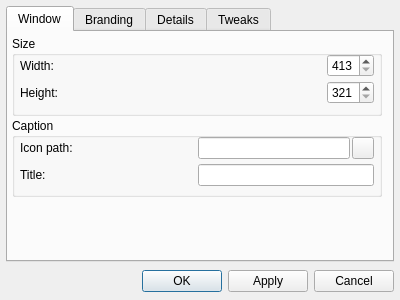
<?xml version="1.0" encoding="UTF-8"?>
<ui version="4.0">
 <class>CustomizeDlg</class>
 <widget class="QDialog" name="CustomizeDlg">
  <property name="windowModality">
   <enum>Qt::WindowModality::ApplicationModal</enum>
  </property>
  <property name="geometry">
   <rect>
    <x>0</x>
    <y>0</y>
    <width>400</width>
    <height>300</height>
   </rect>
  </property>
  <property name="minimumSize">
   <size>
    <width>400</width>
    <height>300</height>
   </size>
  </property>
  <property name="maximumSize">
   <size>
    <width>400</width>
    <height>300</height>
   </size>
  </property>
  <property name="windowTitle">
   <string>Customize Linver</string>
  </property>
  <property name="sizeGripEnabled">
   <bool>false</bool>
  </property>
  <property name="modal">
   <bool>false</bool>
  </property>
  <widget class="QTabWidget" name="tabWidget">
   <property name="geometry">
    <rect>
     <x>6</x>
     <y>6</y>
     <width>388</width>
     <height>256</height>
    </rect>
   </property>
   <property name="currentIndex">
    <number>0</number>
   </property>
   <widget class="QWidget" name="window">
    <attribute name="title">
     <string>Window</string>
    </attribute>
    <widget class="QWidget" name="verticalLayoutWidget">
     <property name="geometry">
      <rect>
       <x>0</x>
       <y>0</y>
       <width>378</width>
       <height>222</height>
      </rect>
     </property>
     <layout class="QVBoxLayout" name="verticalLayout">
      <property name="spacing">
       <number>2</number>
      </property>
      <property name="leftMargin">
       <number>4</number>
      </property>
      <property name="topMargin">
       <number>4</number>
      </property>
      <property name="rightMargin">
       <number>4</number>
      </property>
      <property name="bottomMargin">
       <number>4</number>
      </property>
      <item>
       <widget class="QGroupBox" name="groupBox">
        <property name="minimumSize">
         <size>
          <width>0</width>
          <height>80</height>
         </size>
        </property>
        <property name="title">
         <string>Size</string>
        </property>
        <property name="flat">
         <bool>false</bool>
        </property>
        <property name="checkable">
         <bool>false</bool>
        </property>
        <widget class="QWidget" name="verticalLayoutWidget_4">
         <property name="geometry">
          <rect>
           <x>6</x>
           <y>14</y>
           <width>358</width>
           <height>58</height>
          </rect>
         </property>
         <layout class="QVBoxLayout" name="verticalLayout_6">
          <property name="spacing">
           <number>2</number>
          </property>
          <property name="leftMargin">
           <number>2</number>
          </property>
          <property name="topMargin">
           <number>2</number>
          </property>
          <property name="rightMargin">
           <number>2</number>
          </property>
          <property name="bottomMargin">
           <number>2</number>
          </property>
          <item>
           <layout class="QHBoxLayout" name="horizontalLayout" stretch="1,0">
            <item>
             <widget class="QLabel" name="label">
              <property name="text">
               <string>Width:</string>
              </property>
             </widget>
            </item>
            <item>
             <widget class="QSpinBox" name="widthBox">
              <property name="suffix">
               <string extracomment="Maximum: 500"/>
              </property>
              <property name="minimum">
               <number>413</number>
              </property>
              <property name="maximum">
               <number>500</number>
              </property>
              <property name="singleStep">
               <number>5</number>
              </property>
             </widget>
            </item>
           </layout>
          </item>
          <item>
           <layout class="QHBoxLayout" name="horizontalLayout_2" stretch="1,0">
            <item>
             <widget class="QLabel" name="label_2">
              <property name="text">
               <string>Height:</string>
              </property>
             </widget>
            </item>
            <item>
             <widget class="QSpinBox" name="heightBox">
              <property name="suffix">
               <string extracomment="Maximum: 500"/>
              </property>
              <property name="minimum">
               <number>321</number>
              </property>
              <property name="maximum">
               <number>500</number>
              </property>
              <property name="singleStep">
               <number>5</number>
              </property>
             </widget>
            </item>
           </layout>
          </item>
         </layout>
        </widget>
       </widget>
      </item>
      <item>
       <widget class="QGroupBox" name="groupBox_2">
        <property name="minimumSize">
         <size>
          <width>0</width>
          <height>79</height>
         </size>
        </property>
        <property name="title">
         <string>Caption</string>
        </property>
        <property name="flat">
         <bool>false</bool>
        </property>
        <property name="checkable">
         <bool>false</bool>
        </property>
        <widget class="QWidget" name="verticalLayoutWidget_5">
         <property name="geometry">
          <rect>
           <x>6</x>
           <y>14</y>
           <width>358</width>
           <height>60</height>
          </rect>
         </property>
         <layout class="QVBoxLayout" name="verticalLayout_7">
          <property name="spacing">
           <number>2</number>
          </property>
          <property name="leftMargin">
           <number>2</number>
          </property>
          <property name="topMargin">
           <number>2</number>
          </property>
          <property name="rightMargin">
           <number>2</number>
          </property>
          <property name="bottomMargin">
           <number>2</number>
          </property>
          <item>
           <layout class="QHBoxLayout" name="horizontalLayout_3" stretch="1,1">
            <item>
             <widget class="QLabel" name="label_3">
              <property name="text">
               <string>Icon path:</string>
              </property>
             </widget>
            </item>
            <item>
             <layout class="QHBoxLayout" name="horizontalLayout_5">
              <property name="spacing">
               <number>2</number>
              </property>
              <item>
               <widget class="QLineEdit" name="iconField"/>
              </item>
              <item>
               <widget class="QPushButton" name="fileBtn">
                <property name="minimumSize">
                 <size>
                  <width>22</width>
                  <height>0</height>
                 </size>
                </property>
                <property name="maximumSize">
                 <size>
                  <width>22</width>
                  <height>16777215</height>
                 </size>
                </property>
                <property name="text">
                 <string/>
                </property>
                <property name="icon">
                 <iconset theme="QIcon::ThemeIcon::DocumentOpen"/>
                </property>
                <property name="autoDefault">
                 <bool>false</bool>
                </property>
               </widget>
              </item>
             </layout>
            </item>
           </layout>
          </item>
          <item>
           <layout class="QHBoxLayout" name="horizontalLayout_4" stretch="1,1">
            <item>
             <widget class="QLabel" name="label_4">
              <property name="text">
               <string>Title:</string>
              </property>
             </widget>
            </item>
            <item>
             <widget class="QLineEdit" name="titleField"/>
            </item>
           </layout>
          </item>
         </layout>
        </widget>
       </widget>
      </item>
      <item>
       <spacer name="verticalSpacer">
        <property name="orientation">
         <enum>Qt::Orientation::Vertical</enum>
        </property>
        <property name="sizeHint" stdset="0">
         <size>
          <width>20</width>
          <height>40</height>
         </size>
        </property>
       </spacer>
      </item>
     </layout>
    </widget>
   </widget>
   <widget class="QWidget" name="branding">
    <attribute name="title">
     <string>Branding</string>
    </attribute>
    <widget class="QWidget" name="verticalLayoutWidget_6">
     <property name="geometry">
      <rect>
       <x>0</x>
       <y>0</y>
       <width>378</width>
       <height>222</height>
      </rect>
     </property>
     <layout class="QVBoxLayout" name="verticalLayout_8">
      <property name="spacing">
       <number>2</number>
      </property>
      <property name="leftMargin">
       <number>4</number>
      </property>
      <property name="topMargin">
       <number>4</number>
      </property>
      <property name="rightMargin">
       <number>4</number>
      </property>
      <property name="bottomMargin">
       <number>4</number>
      </property>
      <item>
       <layout class="QHBoxLayout" name="horizontalLayout_6" stretch="1,1">
        <item>
         <widget class="QLabel" name="label_6">
          <property name="text">
           <string>Branding image path:</string>
          </property>
         </widget>
        </item>
        <item>
         <layout class="QHBoxLayout" name="horizontalLayout_7">
          <property name="spacing">
           <number>2</number>
          </property>
          <item>
           <widget class="QLineEdit" name="brandingField"/>
          </item>
          <item>
           <widget class="QPushButton" name="fileBtn2">
            <property name="minimumSize">
             <size>
              <width>22</width>
              <height>0</height>
             </size>
            </property>
            <property name="maximumSize">
             <size>
              <width>22</width>
              <height>16777215</height>
             </size>
            </property>
            <property name="text">
             <string/>
            </property>
            <property name="icon">
             <iconset theme="QIcon::ThemeIcon::DocumentOpen"/>
            </property>
            <property name="autoDefault">
             <bool>false</bool>
            </property>
           </widget>
          </item>
         </layout>
        </item>
       </layout>
      </item>
      <item>
       <widget class="QGroupBox" name="brdDetails">
        <property name="minimumSize">
         <size>
          <width>0</width>
          <height>115</height>
         </size>
        </property>
        <property name="title">
         <string>Details</string>
        </property>
        <property name="flat">
         <bool>false</bool>
        </property>
        <property name="checkable">
         <bool>false</bool>
        </property>
        <property name="checked">
         <bool>false</bool>
        </property>
        <widget class="QWidget" name="verticalLayoutWidget_7">
         <property name="geometry">
          <rect>
           <x>6</x>
           <y>14</y>
           <width>359</width>
           <height>94</height>
          </rect>
         </property>
         <layout class="QVBoxLayout" name="verticalLayout_9">
          <property name="spacing">
           <number>2</number>
          </property>
          <property name="leftMargin">
           <number>2</number>
          </property>
          <property name="topMargin">
           <number>2</number>
          </property>
          <property name="rightMargin">
           <number>2</number>
          </property>
          <property name="bottomMargin">
           <number>2</number>
          </property>
          <item>
           <layout class="QHBoxLayout" name="horizontalLayout_8" stretch="1,1">
            <item>
             <widget class="QLabel" name="label_7">
              <property name="text">
               <string>Product name:</string>
              </property>
             </widget>
            </item>
            <item>
             <widget class="QLineEdit" name="productField"/>
            </item>
           </layout>
          </item>
          <item>
           <layout class="QHBoxLayout" name="horizontalLayout_9" stretch="1,1">
            <item>
             <widget class="QLabel" name="label_8">
              <property name="text">
               <string>Copyright:</string>
              </property>
             </widget>
            </item>
            <item>
             <widget class="QLineEdit" name="copyrightField"/>
            </item>
           </layout>
          </item>
          <item>
           <layout class="QHBoxLayout" name="horizontalLayout_10" stretch="1,1">
            <item>
             <widget class="QLabel" name="label_9">
              <property name="text">
               <string>OS name:</string>
              </property>
             </widget>
            </item>
            <item>
             <widget class="QLineEdit" name="osField"/>
            </item>
           </layout>
          </item>
         </layout>
        </widget>
       </widget>
      </item>
      <item>
       <spacer name="verticalSpacer_4">
        <property name="orientation">
         <enum>Qt::Orientation::Vertical</enum>
        </property>
        <property name="sizeHint" stdset="0">
         <size>
          <width>20</width>
          <height>40</height>
         </size>
        </property>
       </spacer>
      </item>
     </layout>
    </widget>
   </widget>
   <widget class="QWidget" name="details">
    <attribute name="title">
     <string>Details</string>
    </attribute>
    <widget class="QWidget" name="verticalLayoutWidget_2">
     <property name="geometry">
      <rect>
       <x>0</x>
       <y>0</y>
       <width>378</width>
       <height>222</height>
      </rect>
     </property>
     <layout class="QVBoxLayout" name="verticalLayout_4">
      <property name="spacing">
       <number>2</number>
      </property>
      <property name="leftMargin">
       <number>4</number>
      </property>
      <property name="topMargin">
       <number>4</number>
      </property>
      <property name="rightMargin">
       <number>4</number>
      </property>
      <property name="bottomMargin">
       <number>4</number>
      </property>
      <item>
       <layout class="QHBoxLayout" name="horizontalLayout_15" stretch="1,1">
        <item>
         <widget class="QLabel" name="label_14">
          <property name="text">
           <string>Version:</string>
          </property>
         </widget>
        </item>
        <item>
         <widget class="QLineEdit" name="versionField"/>
        </item>
       </layout>
      </item>
      <item>
       <layout class="QHBoxLayout" name="horizontalLayout_14" stretch="1,1">
        <item>
         <widget class="QLabel" name="label_13">
          <property name="text">
           <string>License (RichText):</string>
          </property>
         </widget>
        </item>
        <item>
         <widget class="QLineEdit" name="licenseField1"/>
        </item>
       </layout>
      </item>
      <item>
       <layout class="QHBoxLayout" name="horizontalLayout_16" stretch="1,1">
        <item>
         <widget class="QLabel" name="label_15">
          <property name="text">
           <string>Memory available text:</string>
          </property>
         </widget>
        </item>
        <item>
         <widget class="QLineEdit" name="memoryField"/>
        </item>
       </layout>
      </item>
      <item>
       <spacer name="verticalSpacer_2">
        <property name="orientation">
         <enum>Qt::Orientation::Vertical</enum>
        </property>
        <property name="sizeHint" stdset="0">
         <size>
          <width>20</width>
          <height>40</height>
         </size>
        </property>
       </spacer>
      </item>
     </layout>
    </widget>
   </widget>
   <widget class="QWidget" name="tweaks">
    <attribute name="title">
     <string>Tweaks</string>
    </attribute>
    <widget class="QWidget" name="verticalLayoutWidget_3">
     <property name="geometry">
      <rect>
       <x>0</x>
       <y>0</y>
       <width>378</width>
       <height>222</height>
      </rect>
     </property>
     <layout class="QVBoxLayout" name="verticalLayout_5">
      <property name="spacing">
       <number>2</number>
      </property>
      <property name="leftMargin">
       <number>4</number>
      </property>
      <property name="topMargin">
       <number>4</number>
      </property>
      <property name="rightMargin">
       <number>4</number>
      </property>
      <property name="bottomMargin">
       <number>4</number>
      </property>
      <item>
       <widget class="QGroupBox" name="groupBox_4">
        <property name="minimumSize">
         <size>
          <width>0</width>
          <height>87</height>
         </size>
        </property>
        <property name="title">
         <string>Misc</string>
        </property>
        <property name="flat">
         <bool>false</bool>
        </property>
        <property name="checkable">
         <bool>false</bool>
        </property>
        <widget class="QWidget" name="verticalLayoutWidget_8">
         <property name="geometry">
          <rect>
           <x>6</x>
           <y>12</y>
           <width>359</width>
           <height>68</height>
          </rect>
         </property>
         <layout class="QVBoxLayout" name="verticalLayout_10">
          <property name="spacing">
           <number>2</number>
          </property>
          <property name="leftMargin">
           <number>2</number>
          </property>
          <property name="topMargin">
           <number>2</number>
          </property>
          <property name="rightMargin">
           <number>2</number>
          </property>
          <property name="bottomMargin">
           <number>2</number>
          </property>
          <item>
           <widget class="QCheckBox" name="brandingSepCheckBox">
            <property name="text">
             <string>Show branding separator</string>
            </property>
           </widget>
          </item>
          <item>
           <widget class="QCheckBox" name="osCheckBox">
            <property name="text">
             <string>Show operating system text</string>
            </property>
           </widget>
          </item>
          <item>
           <widget class="QCheckBox" name="memoryCheckBox">
            <property name="text">
             <string>Show memory available</string>
            </property>
           </widget>
          </item>
         </layout>
        </widget>
       </widget>
      </item>
      <item>
       <widget class="QGroupBox" name="groupBox_5">
        <property name="minimumSize">
         <size>
          <width>0</width>
          <height>77</height>
         </size>
        </property>
        <property name="title">
         <string>Details spacers</string>
        </property>
        <property name="flat">
         <bool>false</bool>
        </property>
        <property name="checkable">
         <bool>false</bool>
        </property>
        <widget class="QWidget" name="verticalLayoutWidget_9">
         <property name="geometry">
          <rect>
           <x>6</x>
           <y>12</y>
           <width>359</width>
           <height>58</height>
          </rect>
         </property>
         <layout class="QVBoxLayout" name="verticalLayout_11">
          <property name="spacing">
           <number>2</number>
          </property>
          <property name="leftMargin">
           <number>2</number>
          </property>
          <property name="topMargin">
           <number>2</number>
          </property>
          <property name="rightMargin">
           <number>2</number>
          </property>
          <property name="bottomMargin">
           <number>2</number>
          </property>
          <item>
           <layout class="QHBoxLayout" name="horizontalLayout_17" stretch="1,0">
            <item>
             <widget class="QLabel" name="label_5">
              <property name="text">
               <string>Left:</string>
              </property>
             </widget>
            </item>
            <item>
             <widget class="QSpinBox" name="spacerLeftWidth">
              <property name="suffix">
               <string extracomment="Maximum: 64"/>
              </property>
              <property name="minimum">
               <number>0</number>
              </property>
              <property name="maximum">
               <number>64</number>
              </property>
              <property name="singleStep">
               <number>8</number>
              </property>
             </widget>
            </item>
           </layout>
          </item>
          <item>
           <layout class="QHBoxLayout" name="horizontalLayout_18" stretch="1,0">
            <item>
             <widget class="QLabel" name="label_16">
              <property name="text">
               <string>Right:</string>
              </property>
             </widget>
            </item>
            <item>
             <widget class="QSpinBox" name="spacerRightWidth">
              <property name="suffix">
               <string extracomment="Maximum: 64"/>
              </property>
              <property name="minimum">
               <number>0</number>
              </property>
              <property name="maximum">
               <number>64</number>
              </property>
              <property name="singleStep">
               <number>8</number>
              </property>
             </widget>
            </item>
           </layout>
          </item>
         </layout>
        </widget>
       </widget>
      </item>
      <item>
       <spacer name="verticalSpacer_3">
        <property name="orientation">
         <enum>Qt::Orientation::Vertical</enum>
        </property>
        <property name="sizeHint" stdset="0">
         <size>
          <width>20</width>
          <height>40</height>
         </size>
        </property>
       </spacer>
      </item>
     </layout>
    </widget>
   </widget>
  </widget>
  <widget class="QWidget" name="horizontalLayoutWidget_4">
   <property name="geometry">
    <rect>
     <x>6</x>
     <y>268</y>
     <width>388</width>
     <height>26</height>
    </rect>
   </property>
   <layout class="QHBoxLayout" name="dialogBtns">
    <item>
     <spacer name="horizontalSpacer">
      <property name="orientation">
       <enum>Qt::Orientation::Horizontal</enum>
      </property>
      <property name="sizeHint" stdset="0">
       <size>
        <width>40</width>
        <height>20</height>
       </size>
      </property>
     </spacer>
    </item>
    <item>
     <widget class="QPushButton" name="okBtn">
      <property name="text">
       <string>OK</string>
      </property>
     </widget>
    </item>
    <item>
     <widget class="QPushButton" name="applyBtn">
      <property name="text">
       <string>Apply</string>
      </property>
      <property name="autoDefault">
       <bool>false</bool>
      </property>
     </widget>
    </item>
    <item>
     <widget class="QPushButton" name="cancelBtn">
      <property name="text">
       <string>Cancel</string>
      </property>
      <property name="autoDefault">
       <bool>false</bool>
      </property>
     </widget>
    </item>
   </layout>
  </widget>
 </widget>
 <resources/>
 <connections/>
</ui>
